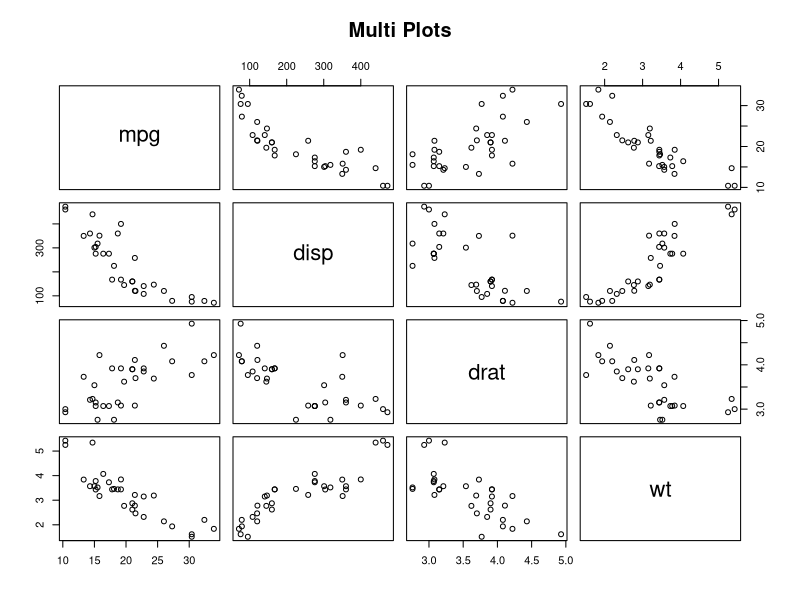

Here is the R script that generated this plot:
vars <- c("mpg","disp","drat","wt")    # 대상 변수
target <- mtcars[,vars]
head(target)
pairs(target,                          # 대상 데이터
      main="Multi Plots")
